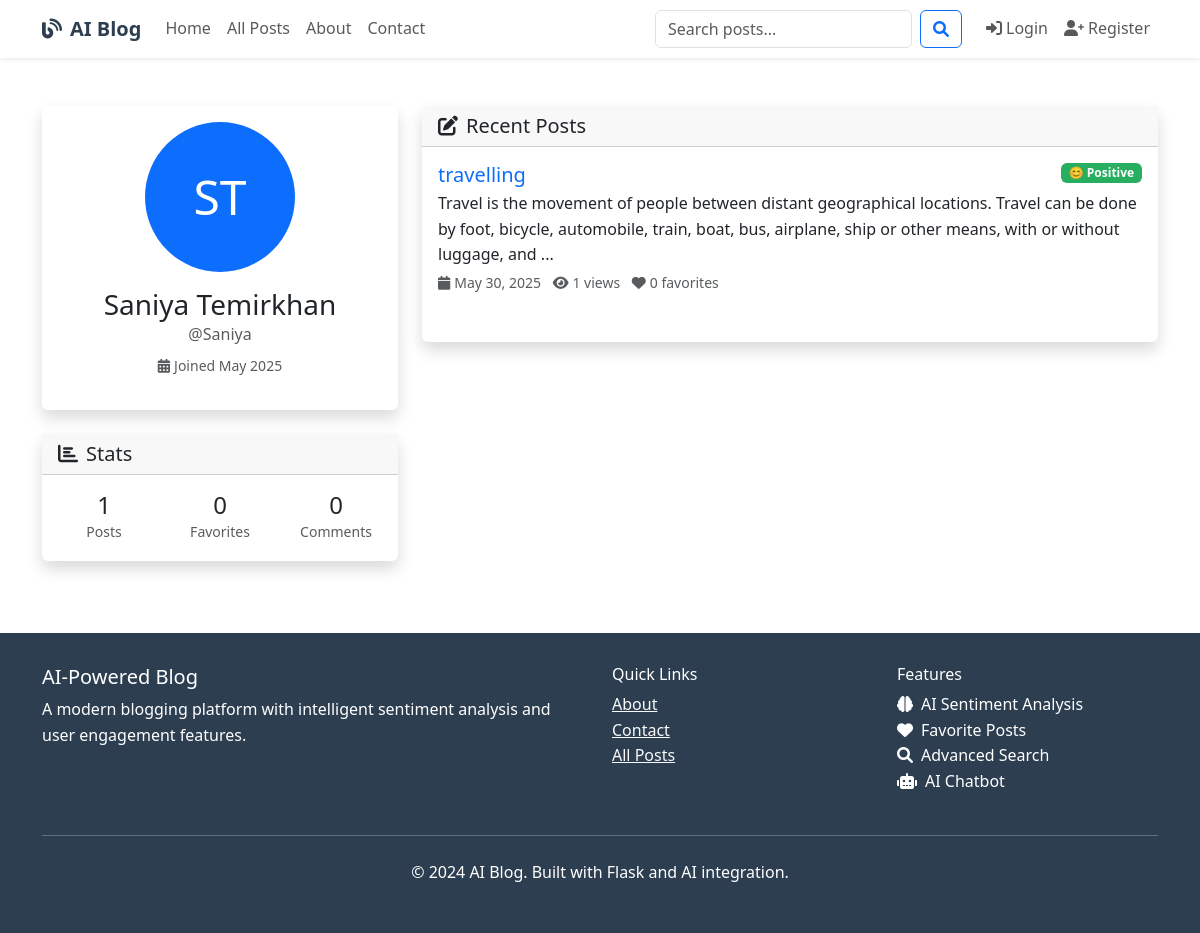
The app's page /auth/profile/2 with its own data.
### models.py (models this page shows, shortened)
class User(UserMixin, db.Model):
    id = db.Column(db.Integer, primary_key=True)
    username = db.Column(db.String(80), unique=True, nullable=False)
    email = db.Column(db.String(120), unique=True, nullable=False)
    password_hash = db.Column(db.String(120), nullable=False)
    first_name = db.Column(db.String(50), nullable=False)
    last_name = db.Column(db.String(50), nullable=False)
    bio = db.Column(db.Text)
    profile_image = db.Column(db.String(200), default='default.jpg')
    created_at = db.Column(db.DateTime, default=datetime.utcnow)
    is_active = db.Column(db.Boolean, default=True)
    posts = db.relationship('BlogPost', backref='author', lazy='dynamic', cascade='all, delete-orphan')
    comments = db.relationship('Comment', backref='author', lazy='dynamic', cascade='all, delete-orphan')
    favorites = db.relationship('Favorite', backref='user', lazy='dynamic', cascade='all, delete-orphan')
    def get_full_name(self):
        return f"{self.first_name} {self.last_name}"

class BlogPost(db.Model):
    id = db.Column(db.Integer, primary_key=True)
    title = db.Column(db.String(200), nullable=False)
    content = db.Column(db.Text, nullable=False)
    summary = db.Column(db.String(500))
    featured_image = db.Column(db.String(200))
    created_at = db.Column(db.DateTime, default=datetime.utcnow)
    updated_at = db.Column(db.DateTime, default=datetime.utcnow, onupdate=datetime.utcnow)
    published = db.Column(db.Boolean, default=True)
    views = db.Column(db.Integer, default=0)
    sentiment_score = db.Column(db.Float)  # -1 to 1 (negative to positive)
    sentiment_label = db.Column(db.String(20))  # 'positive', 'negative', 'neutral'
    sentiment_confidence = db.Column(db.Float)  # 0 to 1
    user_id = db.Column(db.Integer, db.ForeignKey('user.id'), nullable=False)
    category_id = db.Column(db.Integer, db.ForeignKey('category.id'))
    comments = db.relationship('Comment', backref='post', lazy='dynamic', cascade='all, delete-orphan')
    favorites = db.relationship('Favorite', backref='post', lazy='dynamic', cascade='all, delete-orphan')
    tags = db.relationship('Tag', secondary='post_tags', back_populates='posts')
    def get_sentiment_emoji(self):
        if self.sentiment_label == 'positive':
            return '😊'
        elif self.sentiment_label == 'negative':
            return '😔'
        else:
            return '😐'
    def get_favorite_count(self):
        try:
            return self.favorites.count()
        except Exception as e:
            print(f"Error getting favorite count: {e}")
            return 0

### blueprints/auth.py (the view)
@auth_bp.route('/profile')
@auth_bp.route('/profile/<int:user_id>')
def profile(user_id=None):
    try:
        if user_id is None:
            if current_user.is_authenticated:
                user_id = current_user.id
            else:
                flash('Please log in to view your profile.', 'warning')
                return redirect(url_for('auth.login'))
        user = User.query.get_or_404(user_id)
        recent_posts = []
        try:
            recent_posts = BlogPost.query.filter_by(user_id=user_id, published=True)\
                                         .order_by(desc(BlogPost.created_at))\
                                         .limit(5).all()
        except Exception as e:
            print(f"Error getting recent posts: {e}")
        favorite_posts = []
        if current_user.is_authenticated and current_user.id == user_id:
            try:
                favorites = Favorite.query.filter_by(user_id=user_id).limit(5).all()
                favorite_posts = [fav.post for fav in favorites if fav.post]
            except Exception as e:
                print(f"Error getting favorite posts: {e}")
        stats = {
            'total_posts': 0,
            'total_favorites': 0,
            'total_comments': 0
        }
        try:
            stats['total_posts'] = BlogPost.query.filter_by(user_id=user_id, published=True).count()
        except:
            pass
        try:
            stats['total_favorites'] = Favorite.query.filter_by(user_id=user_id).count()
        except:
            pass
        try:
            stats['total_comments'] = Comment.query.filter_by(user_id=user_id).count()
        except:
            pass
        return render_template('auth/profile.html',
                             user=user,
                             recent_posts=recent_posts,
                             favorite_posts=favorite_posts,
                             stats=stats)
    except Exception as e:
        print(f"Profile error: {e}")
        flash('Profile not found.', 'danger')
        return redirect(url_for('main.index'))

### templates/auth/profile.html (shortened to what this page needs)
{% extends "base.html" %}
{% block content %}
<div class="container py-5">
    <div class="row">
        <div class="col-lg-4 mb-4">
            <div class="card shadow">
                <div class="card-body text-center">
                    {% if user.profile_image and user.profile_image != 'default.jpg' %}
                    <img src="{{ url_for('static', filename='uploads/profiles/' + user.profile_image) }}"
                         class="rounded-circle img-thumbnail mb-3" width="150" height="150"
                         alt="{{ user.get_full_name() }}">
                    {% else %}
                    <div class="bg-primary rounded-circle d-flex align-items-center justify-content-center text-white mx-auto mb-3"
                         style="width: 150px; height: 150px; font-size: 3rem;">
                        {{ user.first_name[0] }}{{ user.last_name[0] }}
                    </div>
                    {% endif %}
                    <h3 class="mb-0">{{ user.get_full_name() }}</h3>
                    <p class="text-muted mb-2">@{{ user.username }}</p>
                    <p class="text-muted small mb-3">
                        <i class="fas fa-calendar-alt me-1"></i>Joined {{ user.created_at.strftime('%B %Y') }}
                    </p>
                </div>
            </div>
            <div class="card shadow mt-4">
                <div class="card-header">
                    <h5 class="mb-0">
                        <i class="fas fa-chart-bar me-2"></i>Stats
                    </h5>
                </div>
                <div class="card-body">
                    <div class="row text-center">
                        <div class="col-4">
                            <h4 class="mb-0">{{ stats.total_posts }}</h4>
                            <small class="text-muted">Posts</small>
                        </div>
                        <div class="col-4">
                            <h4 class="mb-0">{{ stats.total_favorites }}</h4>
                            <small class="text-muted">Favorites</small>
                        </div>
                        <div class="col-4">
                            <h4 class="mb-0">{{ stats.total_comments }}</h4>
                            <small class="text-muted">Comments</small>
                        </div>
                    </div>
                </div>
            </div>
        </div>
        <div class="col-lg-8">
            <div class="card shadow mb-4">
                <div class="card-header d-flex justify-content-between align-items-center">
                    <h5 class="mb-0">
                        <i class="fas fa-edit me-2"></i>Recent Posts
                    </h5>
                </div>
                <div class="card-body">
                    {% if recent_posts %}
                    {% for post in recent_posts %}
                    <div class="mb-3 pb-3 {{ 'border-bottom' if not loop.last }}">
                        <div class="d-flex justify-content-between align-items-start">
                            <h5 class="mb-1">
                                <a href="{{ url_for('blog.view_post', id=post.id) }}" class="text-decoration-none">
                                    {{ post.title }}
                                </a>
                            </h5>
                            {% if post.sentiment_label %}
                            <span class="badge sentiment-{{ post.sentiment_label }}">
                                {{ post.get_sentiment_emoji() }} {{ post.sentiment_label.title() }}
                            </span>
                            {% endif %}
                        </div>
                        <p class="mb-1">{{ post.summary or post.content[:150] + '...' }}</p>
                        <div class="d-flex justify-content-between align-items-center">
                            <div class="small text-muted">
                                <i class="fas fa-calendar me-1"></i>{{ post.created_at.strftime('%B %d, %Y') }}
                                <i class="fas fa-eye ms-2 me-1"></i>{{ post.views }} views
                                <i class="fas fa-heart ms-2 me-1"></i>{{ post.get_favorite_count() }} favorites
                            </div>
                        </div>
                    </div>
                    {% endfor %}
                    {% endif %}
                </div>
            </div>
        </div>
    </div>
</div>
{% endblock %}

### templates/base.html (style rules this page uses)
:root { --primary-color: #2c3e50; --secondary-color: #3498db; --accent-color: #e74c3c; --success-color: #27ae60; --warning-color: #f39c12; --light-bg: #f8f9fa; }
body { font-family: 'Segoe UI', Tahoma, Geneva, Verdana, sans-serif; line-height: 1.6; color: #333; }
.card { border: none; box-shadow: 0 2px 10px rgba(0,0,0,0.1); transition: transform 0.3s ease; }
.sentiment-positive { background-color: var(--success-color); color: white; }

### records on screen
User: first_name "S", last_name "T", get_full_name "Saniya Temirkhan", username "Saniya", created_at "May 2025"
BlogPost: title "travelling", get_sentiment_emoji "😊", sentiment_label "Positive", summary "Travel is the movement of people between distant geographical locations. Travel can be done by foot, bicycle, automobile, train, boat, bus, airplane, ship or other means, with or without luggage, and ...", created_at "May 30, 2025", views "1", get_favorite_count "0"

### other values on screen
{{ stats.total_posts }} "1"
{{ stats.total_favorites }} "0"
{{ stats.total_comments }} "0"
